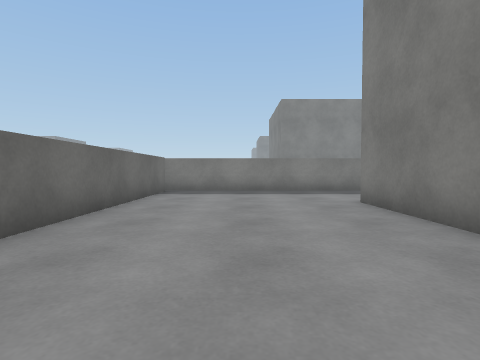
View 1 (above)

24 first-person views from a walk through a Unity game level. The camera is 0.72 m above the floor, tilts 2° down and sees 80° across. The floor is counted in squares, 1 m on a side. Each view is taken from the middle of a square. On the plan, view 1 faces up. The plan holds only what a view shows up to about 10 squares ahead; the rest is blank. The place goes on beyond the plan. The player is left out. Surface patterns are stand-ins for the level's own textures.

View 2
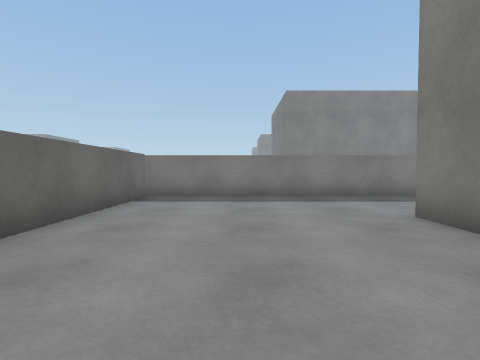

View 3
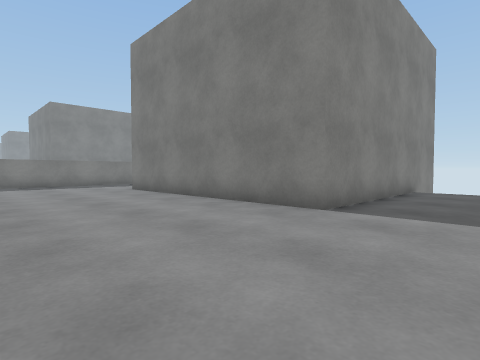

View 4
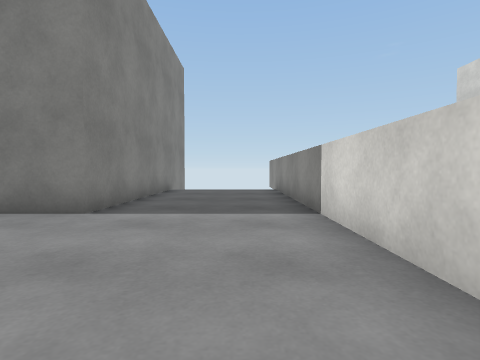

View 5
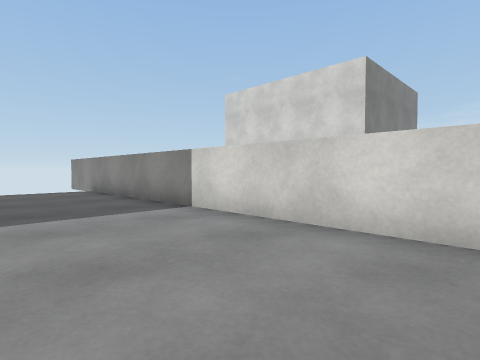

View 6
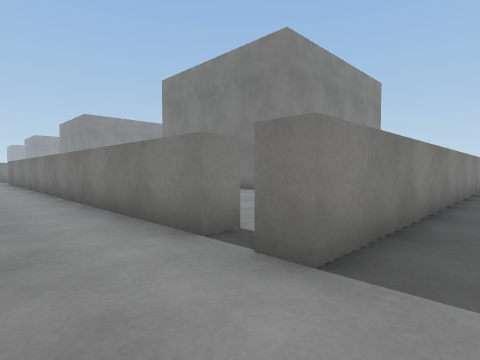

View 7
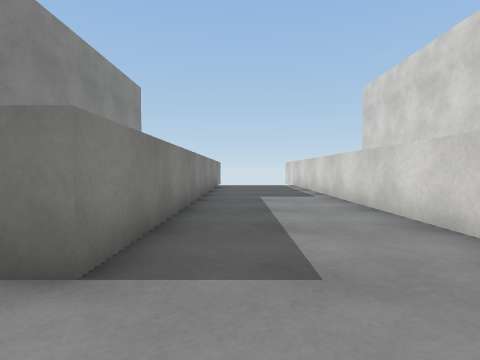

View 8
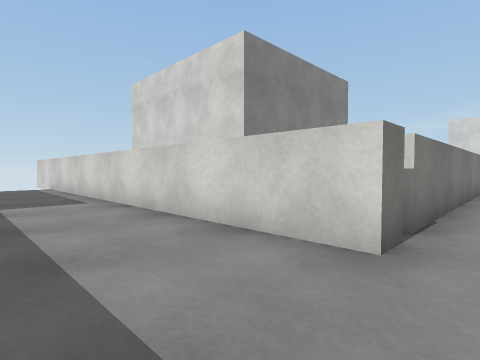

View 9
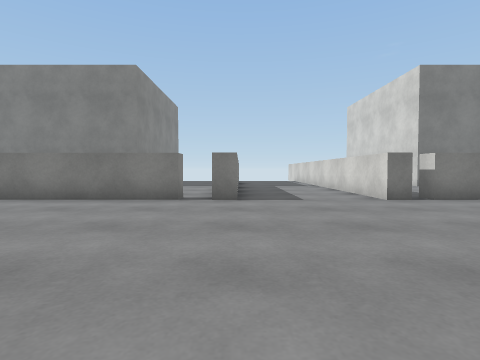

View 10
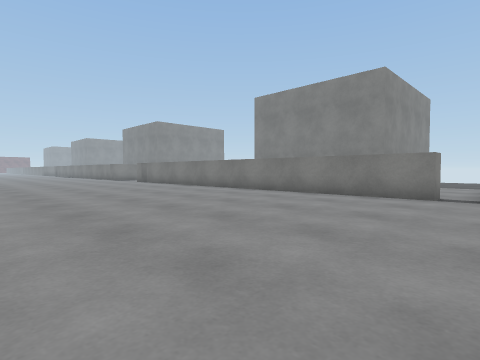

View 11
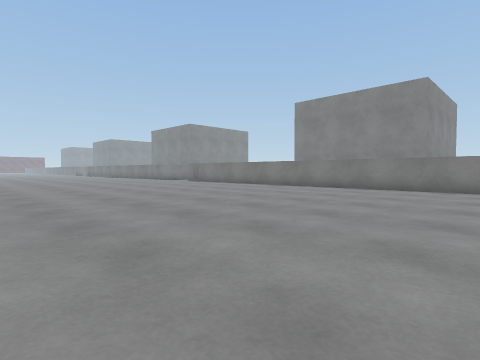

View 12
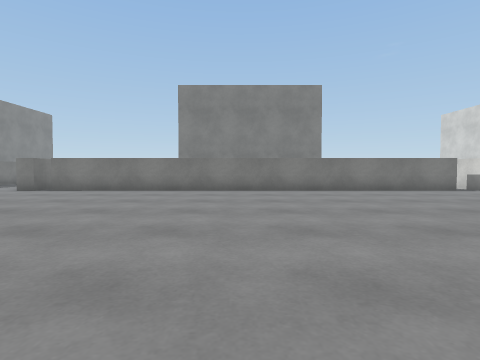

View 13
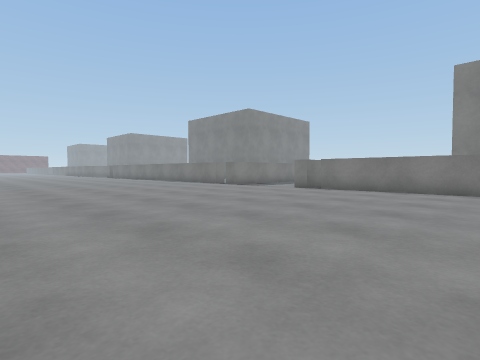

View 14
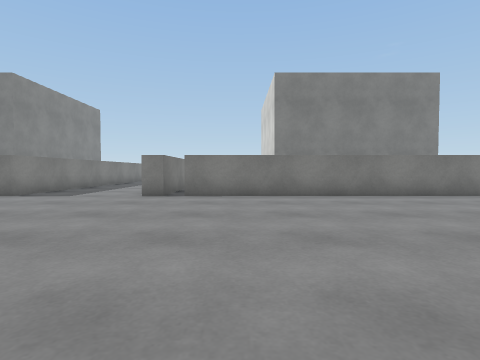

View 15
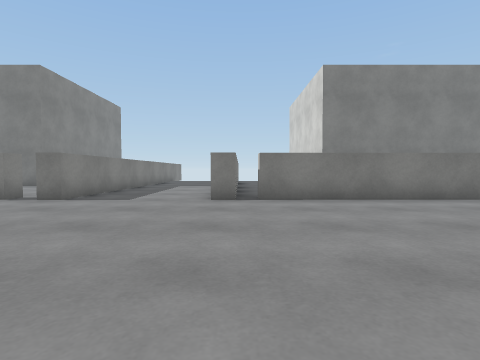

View 16
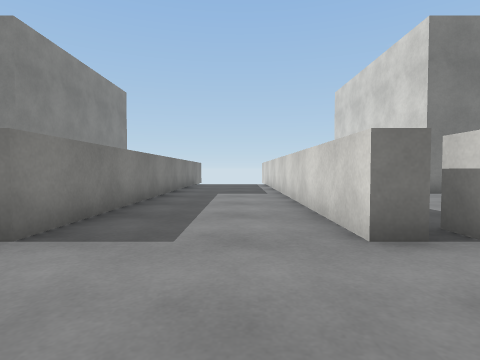

View 17
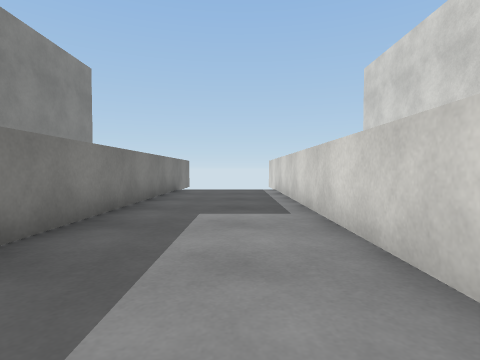

View 18
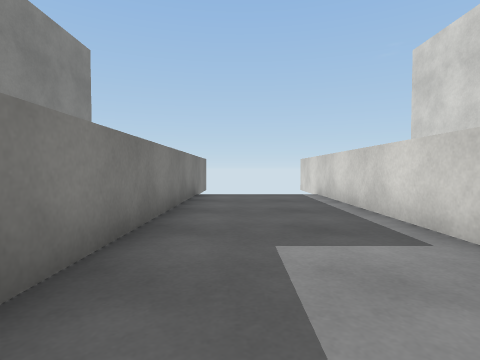

View 19
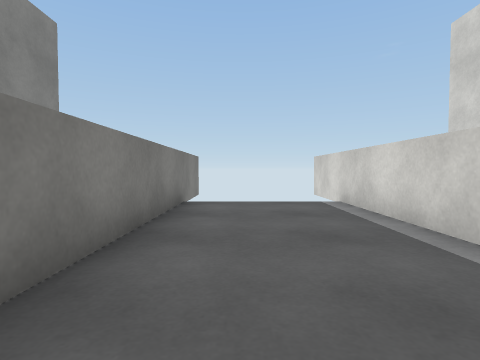

View 20
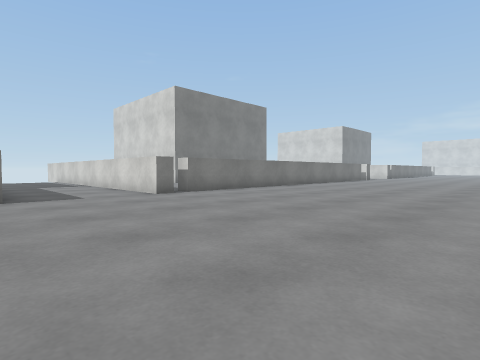

View 21
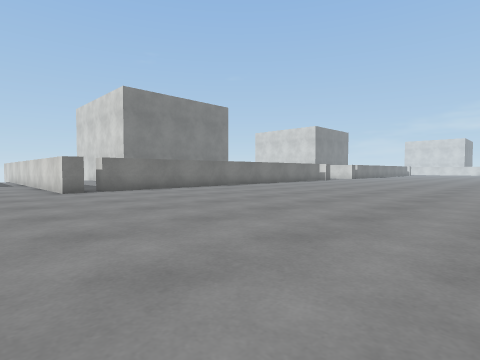

View 22
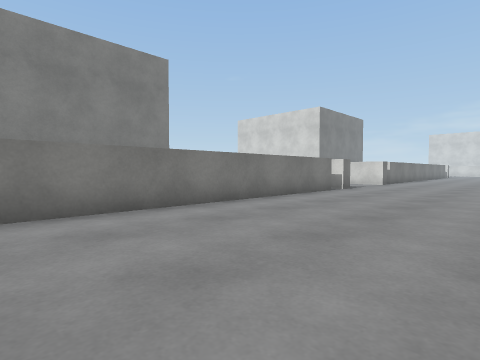

View 23
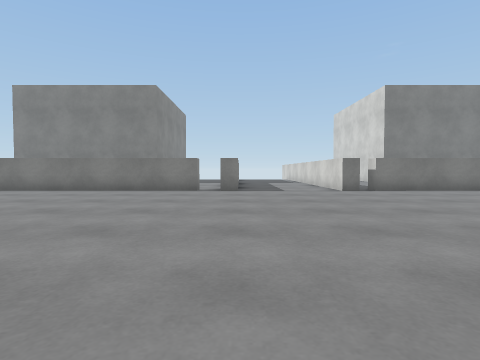

View 24
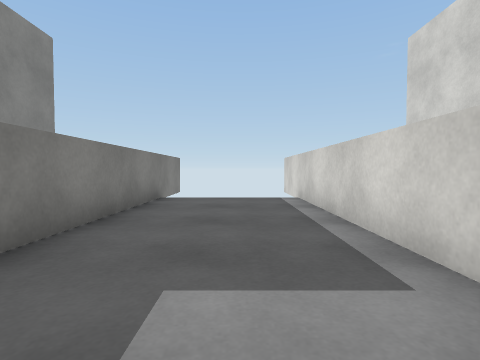

### Floor plan
Key: @ floor where view 1 was taken; . floor; O other object.
Columns run from 14 left of view 1 to 8 right of it. Each row starts with its distance up from view 1.
 15   ....... .OOOOOOOOOOOO
 14   .....................
 13  ......................
 12  ......................
 11  ......................
 10  ..........OOOOOOOOOOOO
  9  ..........O.......
  8  ..........O.......
  7  ..........O......
  6  ..........O.....OOOOOO
  5  ..........O.....O
  4  ..........O.....O
  3  ..........O.....O
  2  ..........O.....O
  1  ..........O.....O
  0 ...........O..@..O
 -1 ...........O.....OOOOOO
 -2 ...........O...........
 -3 ...........O...........
 -4 ...........O...........
 -5 .......................
 -6  ..........OOOOOOOOOOOO
 -7   .....................
 -8    ....................
 -9     ...................
-10      ......OOOOOOOOOOOO
-11        ....O.

Positions as (right, up) in squares from view 1, and headings:
1: (0, 0), facing up
2: (0, 2), facing up
3: (-2, -4), facing up-right
4: (-2, -4), facing right
5: (-2, -2), facing down-right
6: (-5, -7), facing up-right
7: (-5, -7), facing right
8: (-4, -7), facing down-right
9: (-10, -6), facing right
10: (-11, -6), facing up-right
11: (-14, -5), facing up-right
12: (-13, 3), facing right
13: (-13, 4), facing up-right
14: (-11, 8), facing right
15: (-10, 10), facing right
16: (-6, 12), facing right
17: (-2, 12), facing right
18: (0, 13), facing right
19: (2, 13), facing right
20: (-11, 15), facing down-right
21: (-13, 13), facing down-right
22: (-8, 5), facing down-right
23: (-13, -6), facing right
24: (1, -8), facing right
